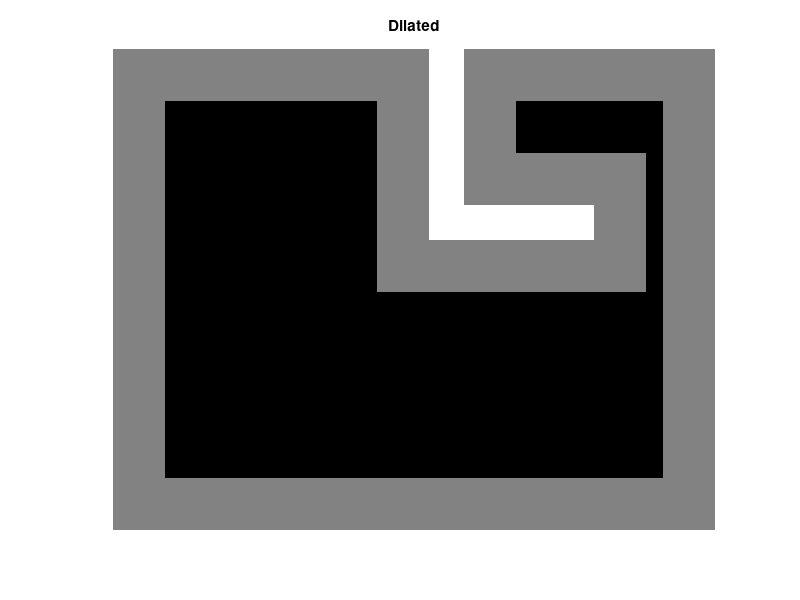

Recreate this plot in MATLAB.
%% Big map
map = zeros(85,384);
map(1:end,1)=1;
map(1:end,end)=1;
map(1,1:end)=1;
map(end,1:end)=1;
map(end-45:end,128*2:128*2+15) = 1;
map(end-45:end-30,128*2-15:128*2) = 1;
save('bigmap','map')
% Cost map
costwidth = 25;
se = strel('square', costwidth);
costmap = imdilate(map,se);
% temp = costmap;
% while (length(find(costmap==0))>0)
%     temp = (imdilate(temp,se));
%     costmap = costmap + temp;
% end
costmap = (costmap+map)%*50);
figure(1), imshow(costmap/max(max(costmap))), title('Dilated')
save('bigcostmap','map')

%% Small map
map = zeros(113,141);
map(1:end,1)=1;
map(1:end,end)=1;
map(1,1:end)=1;
map(end,1:end)=1;
map(1:45,end-66:end-59) = 1;
map(38:45,end-66:end-29) = 1;
save('smallmap','map')

% Cost map
costwidth = 25;
se = strel('square', costwidth);
costmap = imdilate(map,se);
% temp = costmap;
% while (length(find(costmap==0))>0)
%     temp = (imdilate(temp,se));
%     costmap = costmap + temp;
% end
costmap = (costmap+map)%*50);
figure(1), imshow(costmap/max(max(costmap))), title('Dilated')
save('smallcostmap','map')